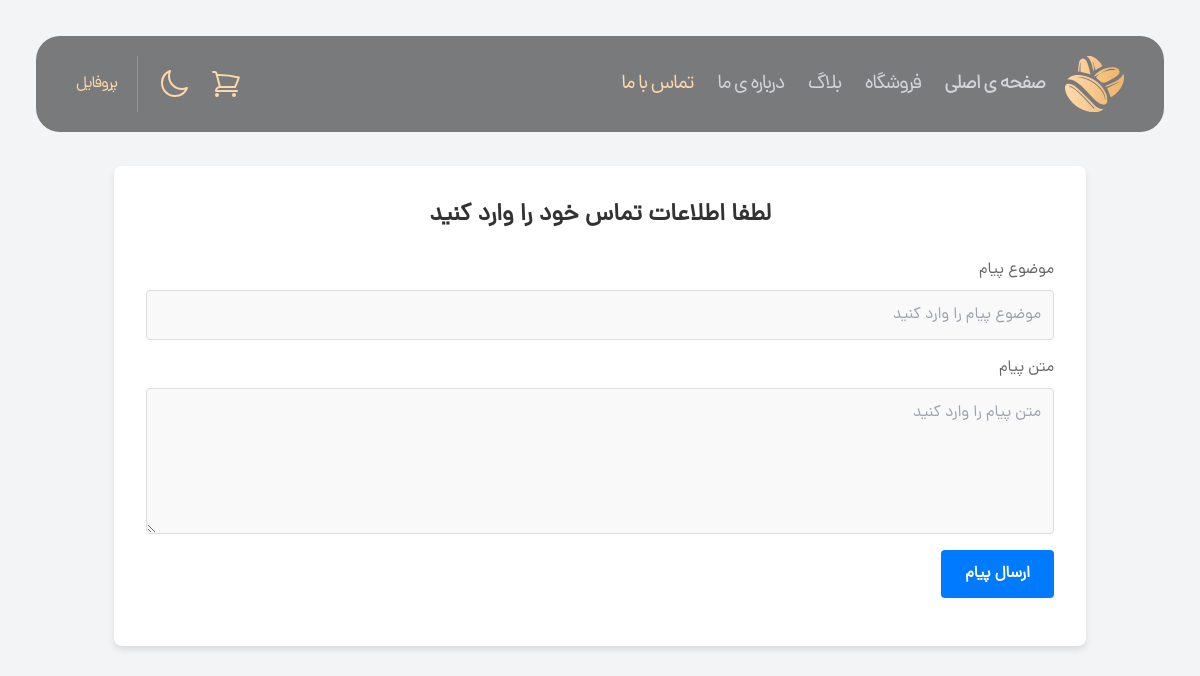
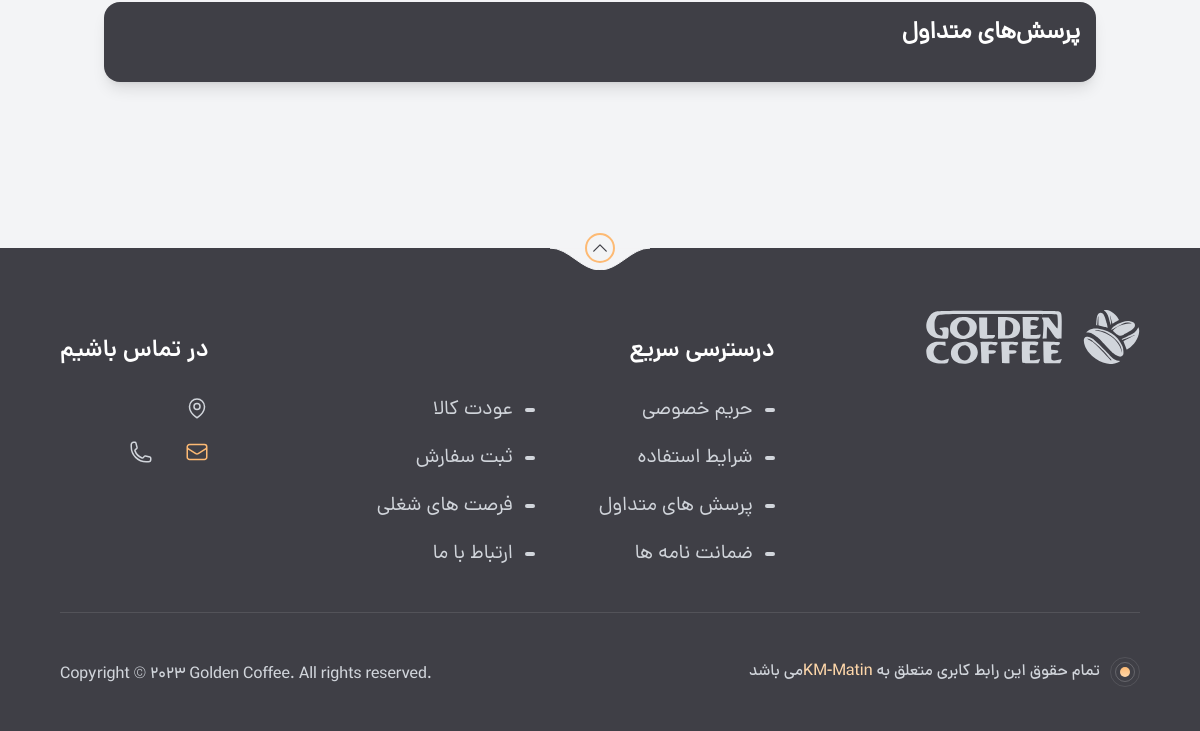
The app's page /account/contact/ (signed in), older data (2 pictures, top to bottom).
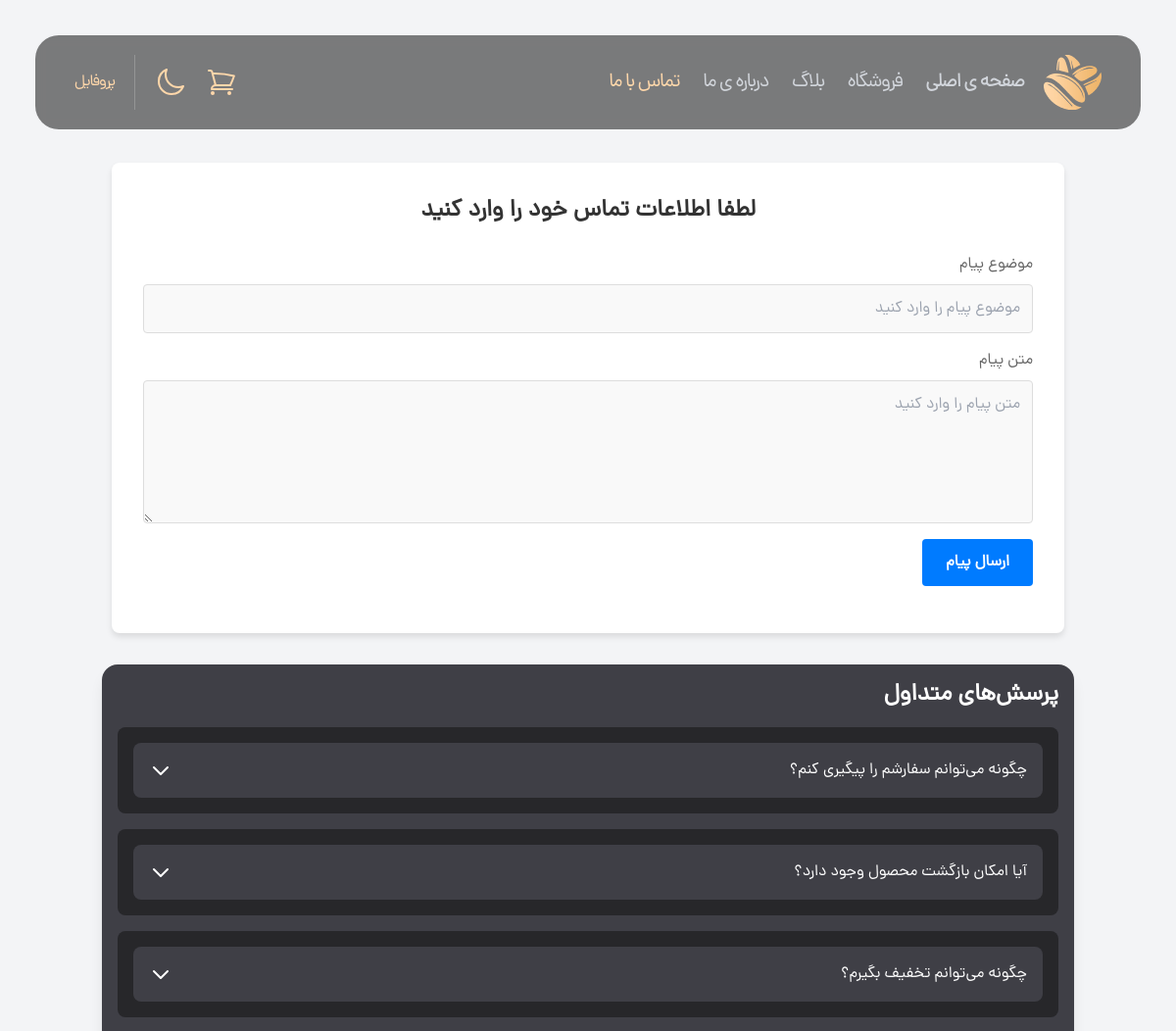
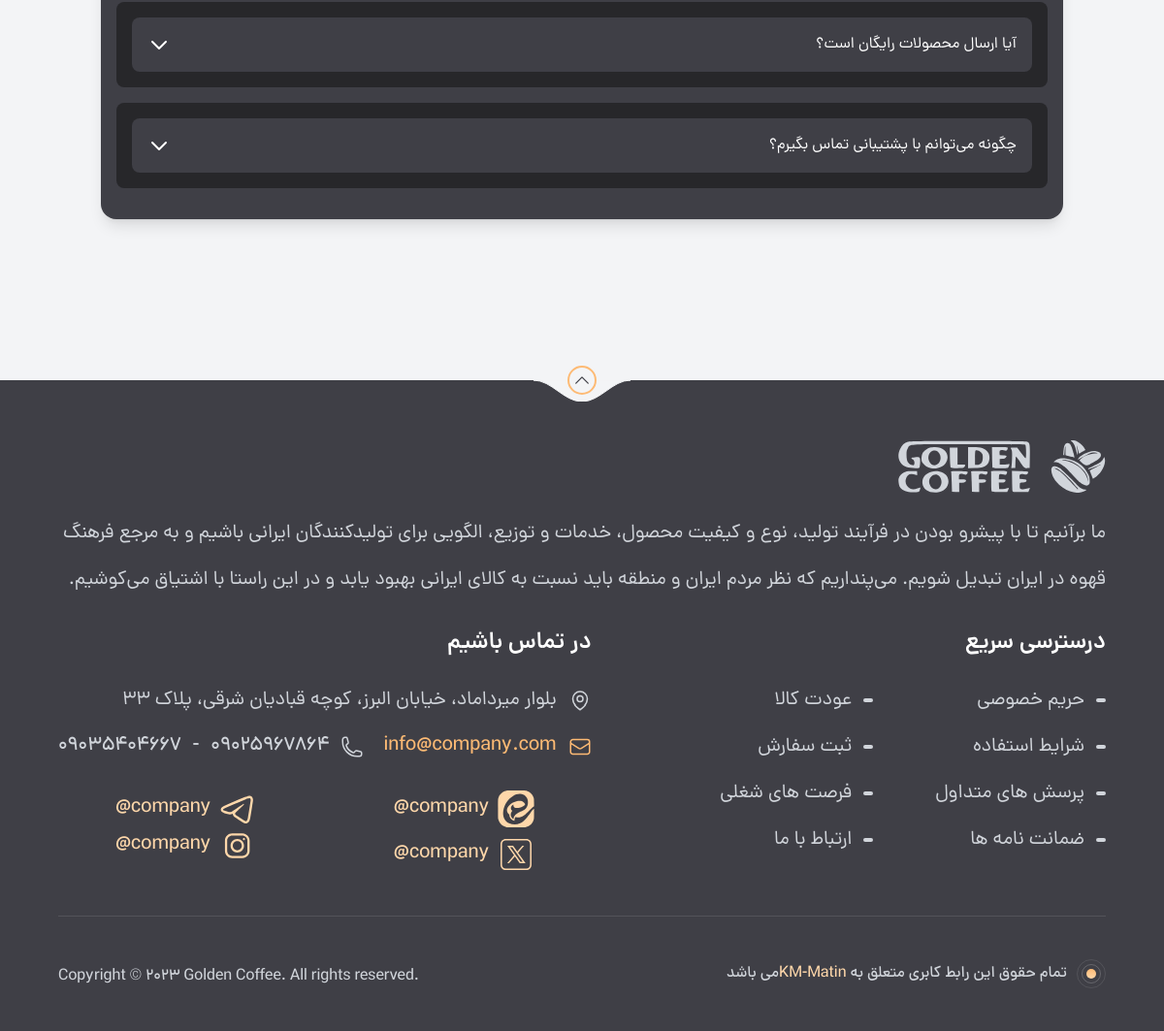
The same page, newer data (2 pictures, top to bottom).
### home_app/models.py (models this page shows, shortened)
class FAQ(models.Model):
    question = models.CharField(max_length=255, verbose_name="سوال")
    answer = models.TextField(verbose_name="پاسخ")

class Footer(models.Model):
    name = models.CharField(verbose_name='اسم شرکت',null=True , blank=True , max_length=100)
    description = models.TextField(verbose_name='توضیحات فوتر')
    address = models.TextField(verbose_name='آدرس شرکت')
    email = models.EmailField(verbose_name='ایمیل شرکت')
    phone = models.ManyToManyField(PhoneCompany, verbose_name='شماره‌های تلفن شرکت')
    instagram = models.URLField(verbose_name='آدرس اینستاگرام شرکت', null=True, blank=True)
    id_instagram = models.CharField(max_length=50, verbose_name='آیدی اینستاگرام شرکت', null=True, blank=True)
    telegram = models.URLField(verbose_name='آدرس تلگرام شرکت', null=True, blank=True)
    id_telegram = models.CharField(max_length=50, verbose_name='آیدی تلگرام شرکت', null=True, blank=True)
    eitaa = models.URLField(verbose_name='آدرس ایتا شرکت', null=True, blank=True)
    id_eitaa = models.CharField(max_length=50, verbose_name='آیدی ایتا شرکت', null=True, blank=True)
    twitter = models.URLField(verbose_name='آدرس توییتر شرکت', null=True, blank=True)
    id_twitter = models.CharField(max_length=50, verbose_name='آیدی توییتر شرکت', null=True, blank=True)

class PhoneCompany(models.Model):
    phone = models.CharField(max_length=15, verbose_name='شماره تلفن')
    def __str__(self):
        return self.phone

### account_app/views.py (the view, shortened to what this page needs)
# urls.py: path('contact/', views.ContactUsView.as_view(), name='contact_form_submit'),
class ContactUsView(LoginRequiredMixin, CreateView):
    model = ContactUs
    form_class = ContactForm
    template_name = 'account_app/contact_form.html'
    success_url = reverse_lazy('home_app:home')  # مسیر هدایت پس از ارسال موفق
    def get_context_data(self, **kwargs):
        context = super().get_context_data(**kwargs)
        faqs = FAQ.objects.all()
        context.update({
            "faqs": faqs,
        })
        return context

### account_app/forms.py
class ContactForm(forms.ModelForm):
    class Meta:
        model = ContactUs
        fields = ['subject', 'message']
        widgets = {
            'subject': forms.TextInput(attrs={
                'placeholder': 'موضوع پیام را وارد کنید',
                'class': 'block w-full p-2 border border-blue-500 rounded-md focus:outline-none focus:ring-2 focus:ring-blue-500 bg-gray-800 text-white placeholder-gray-400',
            }),
            'message': forms.Textarea(attrs={
                'placeholder': 'متن پیام را وارد کنید',
                'class': 'block w-full p-2 border border-blue-500 rounded-md focus:outline-none focus:ring-2 focus:ring-blue-500 bg-gray-800 text-white placeholder-gray-400',
                'rows': 5,
            }),
        }

### account_app/templates/account_app/contact_form.html (shortened to what this page needs)
{% extends 'base.html' %}
{% load static %}
{% block main %}
        <main class="text-white font-DanaRegular md:py-[150px]">
        <div class="container mx-auto p-4">
            <div class="container mx-auto max-w-lg">
            <div class="form-container">
                <h1 class="text-center mb-6">لطفا اطلاعات تماس خود را وارد کنید</h1>
                <form method="post" action="{% url 'account_app:contact_form_submit' %}">
                    <div class="form-group">
                        <label for="id_subject">موضوع پیام</label>
                        {{ form.subject }}
                    </div>
                    <div class="form-group">
                        <label for="id_message">متن پیام</label>
                        {{ form.message }}
                    </div>
                    <div class="form-group">
                        <button type="submit" class="btn-submit">ارسال پیام</button>
                    </div>
                </form>
            </div>
        </div>
            <div class="mt-8 bg-zinc-700 rounded-2xl shadow-lg p-4">
                <h4 class="text-2xl font-semibold mb-4">پرسش‌های متداول</h4>
                {% for faq in faqs %}
                    <div class="bg-zinc-800 p-4 rounded-lg mb-4">
                        <button class="faq-question flex justify-between items-center w-full p-4 text-left text-white bg-zinc-700 rounded-lg focus:outline-none">
                            <span>{{ faq.question }}</span>
                            <svg class="w-6 h-6 text-white transform transition-transform duration-300" fill="none"
                                 stroke="currentColor" viewBox="0 0 24 24" xmlns="http://www.w3.org/2000/svg">
                                <path stroke-linecap="round" stroke-linejoin="round" stroke-width="2"
                                      d="M19 9l-7 7-7-7"></path>
                            </svg>
                        </button>
                    </div>
                {% endfor %}
            </div>
        </div>
    </main>
{% endblock %}

### templates/includes/home_page/footer.html (shortened to what the changed rows need)
{% load static %}
<footer class="relative bg-zinc-700 py-8 md:pb-11 pt-[62px]">
    <div class="sm:w-[94%] lg:w-[90%] px-4 md:px-0 mx-auto text-gray-300">
        <div class="flex flex-wrap justify-between">
            <div>
                <div class="flex gap-x-5 mb-6 md:mb-4.5 text-gray-300">
                    <svg class="w-[57px] h-[54px]">
                        <use href="#logo"></use>
                    </svg>
                    <svg class="w-[138px] h-[54px]">
                        <use href="#logo-type"></use>
                    </svg>
                </div>
                <p class="max-w-[606px] lg:max-w-full xl:max-w-[606px] text-lg md:text-xl/[48px]">
                    {{ footer_info.description }}
                </p>
            </div>
            <div class="mt-10 md:mt-[26px]">
                <div class="md:text-xl mb-6 md:mb-10">
                        <span class="flex items-center gap-x-2 md:gap-x-3 text-xl mb-4 md:mb-5">
                            <svg class="w-5 md:w-6 h-5 md:h-6 shrink-0">
                                <use href="#map-pin"></use>
                            </svg>
{{ footer_info.address }}
                        </span>
                    <div class="flex flex-wrap gap-x-5 gap-y-4 font-DanaMedium">
                        <a href="mailto:info@Coffee.com"
                           class="flex items-center gap-x-2 md:gap-x-3 text-xl text-orange-300">
                            <svg class="w-5 md:w-6 h-5 md:h-6">
                                <use href="#envelope"></use>
                            </svg>
                            <span>{{ footer_info.email }}</span>
                        </a>
                        <div class="flex items-center gap-x-2 md:gap-x-3 text-xl">
                            <svg class="w-5 md:w-6 h-5 md:h-6">
                                <use href="#phone"></use>
                            </svg>
                            {% for phone in phone_company %}
                                <span class="ltr-text">{{ phone }}</span>
                                {% if not phone_company.last == phone %}
                                    -
                                {% endif %}
                            {% endfor %}
                        </div>
                    </div>
                </div>
                <div
                        class="flex grid grid-cols-2 gap-x-1.5 md:gap-x-6 font-DanaMedium md:text-xl child:flex child:flex-grow child:justify-center child:items-center child:gap-x-2 ltr-text">
                    {% if footer_info.telegram %}
                    	<a href="{{ footer_info.telegram }}" class="border-orange-200 text-orange-200 rounded-xl h-1/2">
                        {{ footer_info.id_telegram }}
                        <svg class="w-[26px] h-[26px] md:w-[38px] md:h-[38px]">
                            <use href="#telegram"></use>
                        </svg>
                    </a>
                    {% endif %}
                    {% if footer_info.eitaa %}
                    	<a href="{{ footer_info.eitaa }}" class="border-orange-200 text-orange-200 rounded-xl h-1/2">
                        {{ footer_info.id_eitaa }}
                        <svg class="w-[26px] h-[26px] md:w-[38px] md:h-[38px]">
                            <use href="#eitaa" style=""></use>
                        </svg>
                    </a>
                    {% endif %}
                {% if footer_info.instagram %}
                    	<a href="{{ footer_info.instagram }}" class="border-orange-200 text-orange-200 rounded-xl h-1/2">
                        {{ footer_info.id_instagram }}
                        <svg class="w-[26px] h-[26px] md:w-[38px] md:h-[38px]">
                            <use href="#instagram"></use>
                        </svg>
                    </a>
                    {% endif %}
{% if footer_info.twitter %}
                    <a href="{{ footer_info.twitter }}" class="border-orange-200 text-orange-200 rounded-xl">
                        {{ footer_info.id_twitter }}
                        <svg class="w-[26px] h-[26px] md:w-[38px] md:h-[38px]">
                            <use href="#x" style=""></use>
                        </svg>
                    </a>
{% endif %}
                </div>
            </div>
        </div>
    </div>
</footer>

Row changes from the older to the newer data that the page shows:
added FAQ: question "چگونه می‌توانم سفارشم را پیگیری کنم؟"
added FAQ: question "آیا امکان بازگشت محصول وجود دارد؟"
added FAQ: question "چگونه می‌توانم تخفیف بگیرم؟"
added FAQ: question "آیا ارسال محصولات رایگان است؟"
added FAQ: question "چگونه می‌توانم با پشتیبانی تماس بگیرم؟"
added Footer: description "ما برآنیم تا با پیشرو بودن در فرآیند تولید، نوع و کیفیت محصول، خدمات و توزیع، الگویی برای تولیدکنندگان ایرانی باشیم و به مرجع فرهنگ قهوه در ایران تبدیل شویم. می‌پنداریم که نظر مردم ایران و منطقه باید نسبت به کالای ایرانی بهبود یابد و در این راستا با اشتیاق می‌کوشیم.", address "بلوار میرداماد، خیابان البرز، کوچه قبادیان شرقی، پلاک ۳۳", email "info@company.com", id_telegram "@company", id_eitaa "@company", id_instagram "@company", id_twitter "@company"
added PhoneCompany: phone "09025967864"
added PhoneCompany: phone "09035404667"
